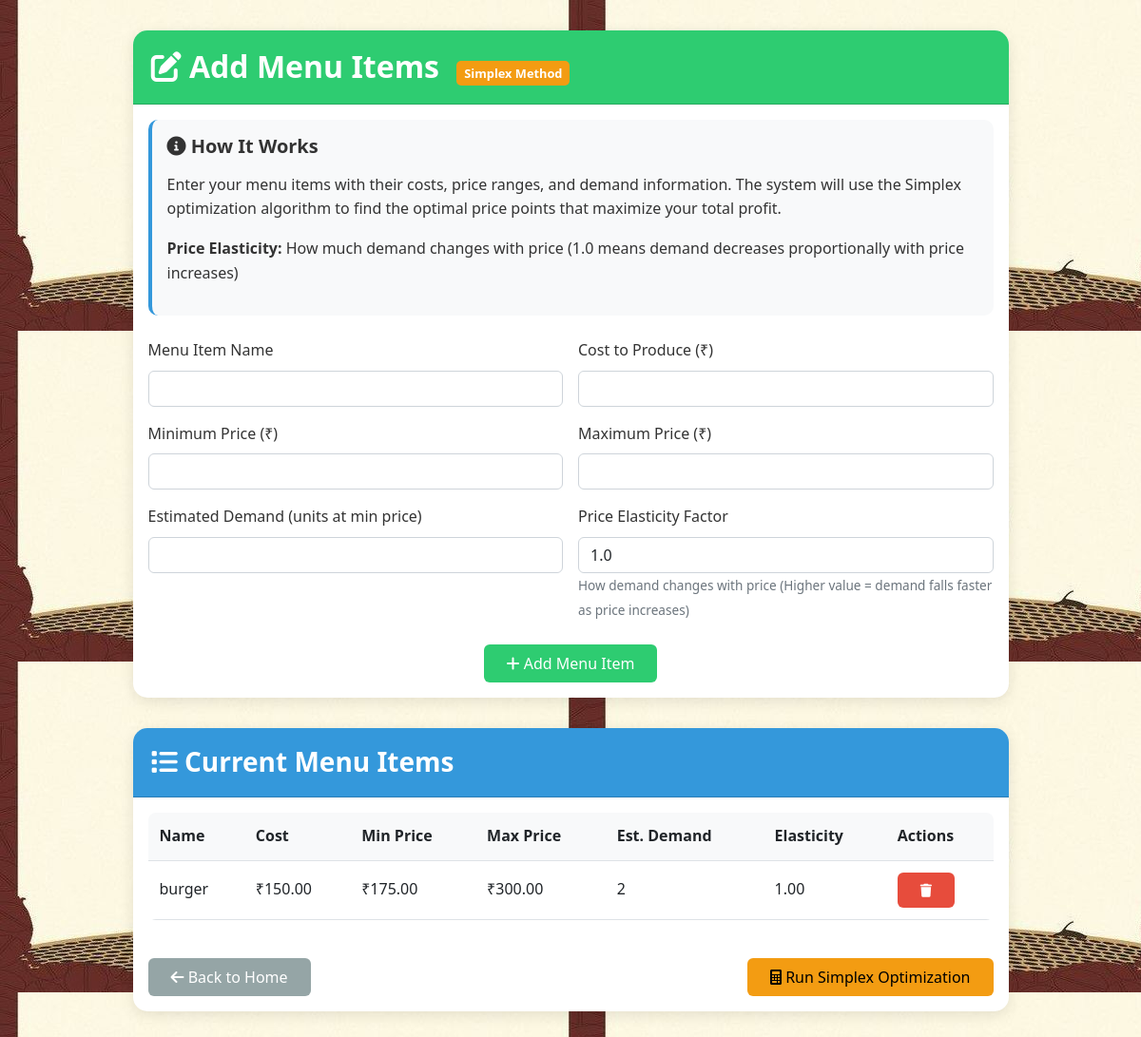
The app's page /input/, older data.
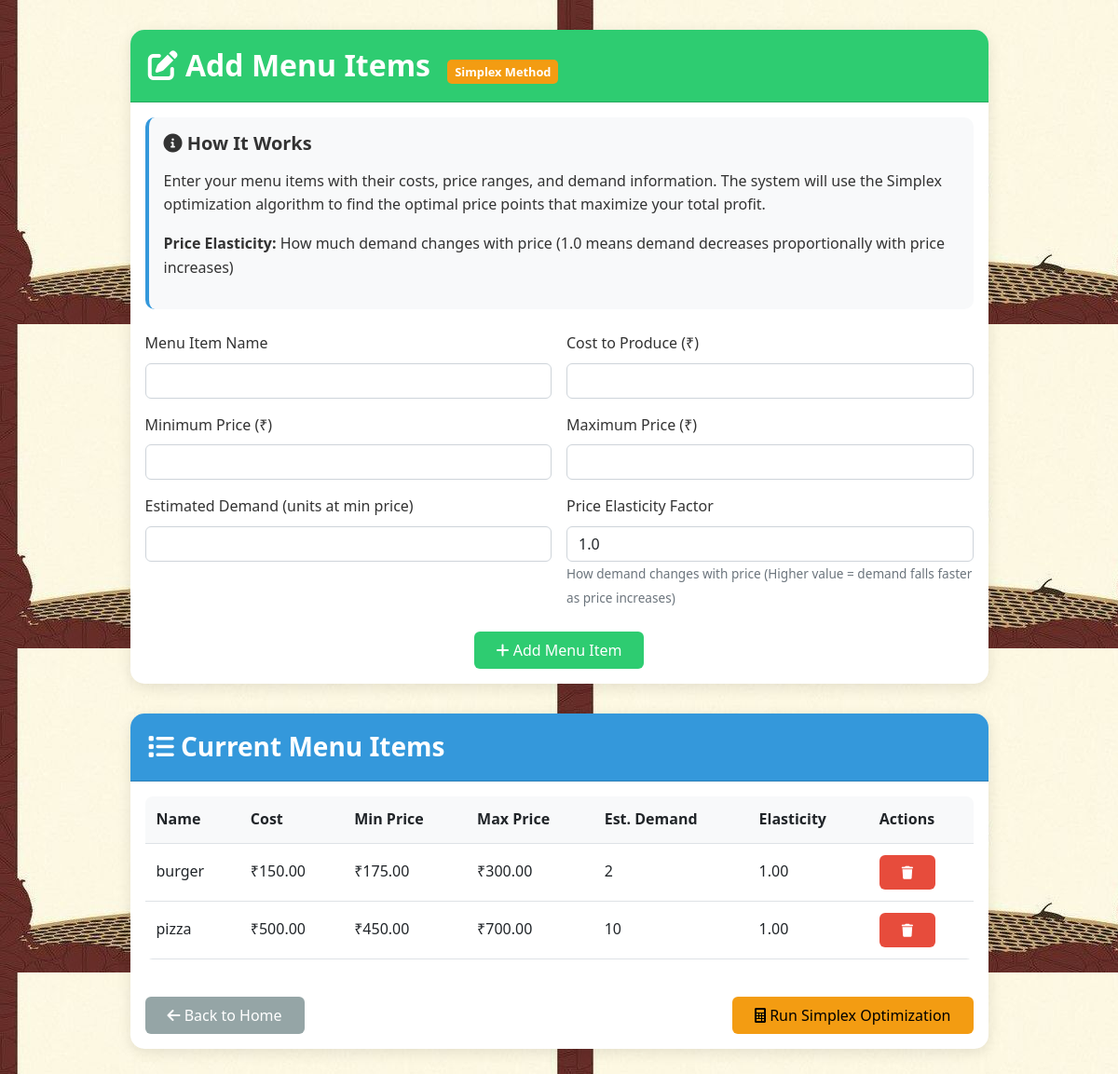
The same page, newer data.
### feastfairapp/models.py (models this page shows, shortened)
class MenuItem(models.Model):
    name = models.CharField(max_length=100)
    cost = models.DecimalField(max_digits=10, decimal_places=2)  # Cost to produce
    min_price = models.DecimalField(max_digits=10, decimal_places=2)  # Minimum acceptable price
    max_price = models.DecimalField(max_digits=10, decimal_places=2)  # Maximum acceptable price
    estimated_demand = models.IntegerField()  # Estimated demand at minimum price
    price_elasticity = models.DecimalField(max_digits=5, decimal_places=2, default=1.0)  # How demand changes with price

### feastfairapp/views.py (the view)
# urls.py: path('input/', views.input_menu_view, name='input_menu'),
def input_menu_view(request):
    menu_items = MenuItem.objects.all()
    if request.method == 'POST':
        form = MenuItemForm(request.POST)
        if form.is_valid():
            form.save()
            messages.success(request, "Menu item added successfully!")
            return redirect('input_menu')
    else:
        form = MenuItemForm()
    context = {
        'form': form,
        'menu_items': menu_items,
    }
    return render(request, 'input_menu.html', context)

### feastfairapp/templates/input_menu.html (shortened to what this page needs)
{% load static %}
<!DOCTYPE html>
<html lang="en">
<head>
    <link rel="stylesheet" href="https://cdnjs.cloudflare.com/ajax/libs/bootstrap/5.2.3/css/bootstrap.min.css">
    <link rel="stylesheet" href="https://cdnjs.cloudflare.com/ajax/libs/font-awesome/6.0.0/css/all.min.css">
    <link rel="stylesheet" href="{% static 'optimizer/css/style.css' %}">
</head>
<body>
    <div class="container">
        <div class="row justify-content-center">
            <div class="col-lg-10">
                <div class="card form-card">
                    <div class="card-header">
                        <h2 class="mb-0">
                            <i class="fas fa-edit"></i> Add Menu Items
                            <span class="method-badge">Simplex Method</span>
                        </h2>
                    </div>
                    <div class="card-body">
                        <div class="hint-box">
                            <h5><i class="fas fa-info-circle"></i> How It Works</h5>
                            <p>Enter your menu items with their costs, price ranges, and demand information. The system will use the Simplex optimization algorithm to find the optimal price points that maximize your total profit.</p>
                            <p><strong>Price Elasticity:</strong> How much demand changes with price (1.0 means demand decreases proportionally with price increases)</p>
                        </div>
                        <form method="post" class="row g-3">
                            <div class="col-md-6">
                                <label for="{{ form.name.id_for_label }}" class="form-label">{{ form.name.label }}</label>
                                {{ form.name }}
                            </div>
                            <div class="col-md-6">
                                <label for="{{ form.cost.id_for_label }}" class="form-label">{{ form.cost.label }}</label>
                                {{ form.cost }}
                            </div>
                            <div class="col-md-6">
                                <label for="{{ form.min_price.id_for_label }}" class="form-label">{{ form.min_price.label }}</label>
                                {{ form.min_price }}
                            </div>
                            <div class="col-md-6">
                                <label for="{{ form.max_price.id_for_label }}" class="form-label">{{ form.max_price.label }}</label>
                                {{ form.max_price }}
                            </div>
                            <div class="col-md-6">
                                <label for="{{ form.estimated_demand.id_for_label }}" class="form-label">{{ form.estimated_demand.label }}</label>
                                {{ form.estimated_demand }}
                            </div>
                            <div class="col-md-6">
                                <label for="{{ form.price_elasticity.id_for_label }}" class="form-label">{{ form.price_elasticity.label }}</label>
                                {{ form.price_elasticity }}
                                <small class="form-text text-muted">{{ form.price_elasticity.help_text }}</small>
                            </div>
                            <div class="col-12 text-center mt-4">
                                <button type="submit" class="btn btn-add btn-success">
                                    <i class="fas fa-plus"></i> Add Menu Item
                                </button>
                            </div>
                        </form>
                    </div>
                </div>
                <div class="card">
                    <div class="card-header">
                        <h3 class="mb-0"><i class="fas fa-list"></i> Current Menu Items</h3>
                    </div>
                    <div class="card-body">
                        {% if menu_items %}
                            <div class="table-responsive">
                                <table class="table table-hover">
                                    <thead>
                                        <tr>
                                            <th>Name</th>
                                            <th>Cost</th>
                                            <th>Min Price</th>
                                            <th>Max Price</th>
                                            <th>Est. Demand</th>
                                            <th>Elasticity</th>
                                            <th>Actions</th>
                                        </tr>
                                    </thead>
                                    <tbody>
                                        {% for item in menu_items %}
                                            <tr>
                                                <td>{{ item.name }}</td>
                                                <td>₹{{ item.cost }}</td>
                                                <td>₹{{ item.min_price }}</td>
                                                <td>₹{{ item.max_price }}</td>
                                                <td>{{ item.estimated_demand }}</td>
                                                <td>{{ item.price_elasticity }}</td>
                                                <td>
                                                    <a href="{% url 'delete_item' item.id %}" class="btn btn-delete btn-sm btn-danger">
                                                        <i class="fas fa-trash"></i>
                                                    </a>
                                                </td>
                                            </tr>
                                        {% endfor %}
                                    </tbody>
                                </table>
                            </div>
                            <div class="d-flex justify-content-between mt-4">
                                <a href="{% url 'home' %}" class="btn btn-back btn-secondary">
                                    <i class="fas fa-arrow-left"></i> Back to Home
                                </a>
                                <form action="{% url 'run_optimization' %}" method="post">
                                    <button type="submit" class="btn btn-optimize btn-warning">
                                        <i class="fas fa-calculator"></i> Run Simplex Optimization
                                    </button>
                                </form>
                            </div>
                        {% endif %}
                    </div>
                </div>
            </div>
        </div>
    </div>
</body>
</html>

### static/optimizer/css/style.css (style rules this page uses)
body { font-family: 'Segoe UI', Tahoma, Geneva, Verdana, sans-serif; line-height: 1.6; color: #333; }
h1, h2, h3, h4, h5, h6 { font-weight: 600; margin-bottom: 1rem; }
.container { padding: 0 15px; }
.card { transition: all 0.3s ease; }
.btn { border-radius: 6px; padding: 0.5rem 1.5rem; font-weight: 500; transition: all 0.3s ease; }
.table { border-collapse: separate; border-spacing: 0; border-radius: 8px; overflow: hidden; }
.table th { background-color: #f8f9fa; font-weight: 600; }
.table td, .table th { padding: 12px; vertical-align: middle; }
.text-muted { color: #6c757d; }
.form-text { color: #6c757d; font-size: 0.85rem; margin-top: 5px; }
.card { animation: fadeIn 0.5s ease-in-out; }

Row changes from the older to the newer data that the page shows:
added MenuItem: name "pizza", cost "500.00", min_price "450.00", max_price "700.00", estimated_demand "10", price_elasticity "1.00"
